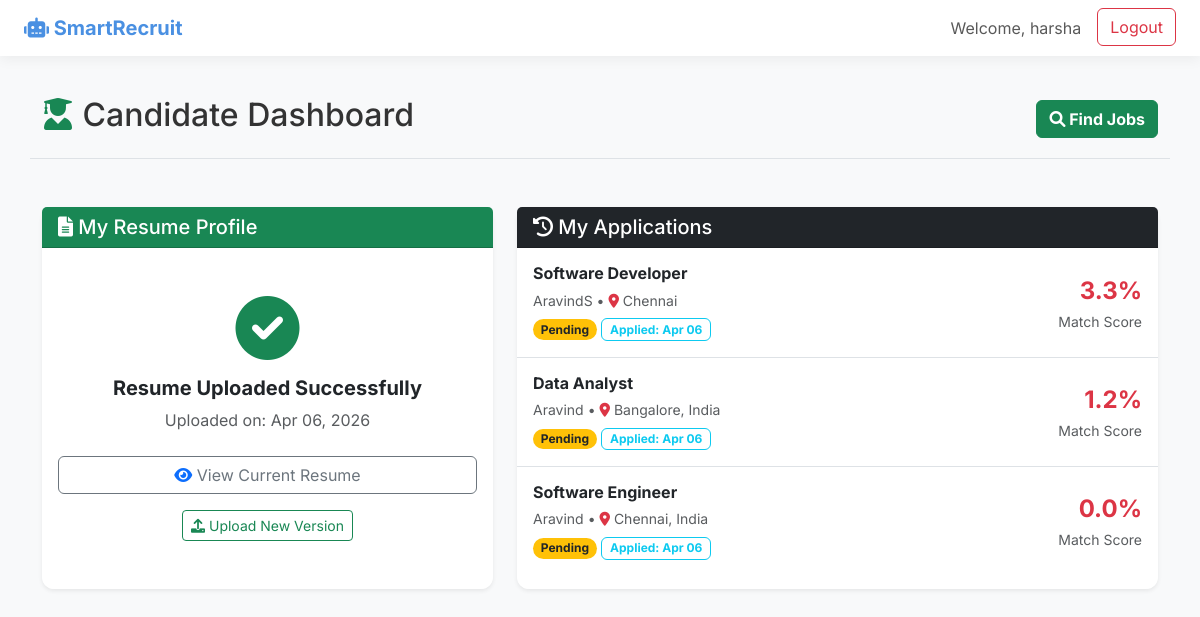
The page /resumes/dashboard/ (signed in) on the database its author committed.
### accounts/models.py (models this page shows, shortened)
class User(AbstractUser):
    is_recruiter = models.BooleanField(default=False)
    is_candidate = models.BooleanField(default=False)

### resumes/models.py (models this page shows, shortened)
class Resume(models.Model):
    candidate = models.ForeignKey(settings.AUTH_USER_MODEL, on_delete=models.CASCADE, related_name='resumes')
    file = models.FileField(upload_to='resumes/')
    extracted_text = models.TextField(blank=True, null=True)
    uploaded_at = models.DateTimeField(auto_now_add=True)

class JobApplication(models.Model):
    STATUS_CHOICES = [
        ('Pending', 'Pending'),
        ('Shortlisted', 'Shortlisted'),
        ('Rejected', 'Rejected'),
    ]
    candidate = models.ForeignKey(settings.AUTH_USER_MODEL, on_delete=models.CASCADE, related_name='applications')
    job = models.ForeignKey(JobPost, on_delete=models.CASCADE, related_name='applications')
    resume = models.ForeignKey(Resume, on_delete=models.CASCADE)
    match_score = models.FloatField(default=0.0)
    status = models.CharField(max_length=20, choices=STATUS_CHOICES, default='Pending')
    applied_at = models.DateTimeField(auto_now_add=True)

### jobs/models.py (models this page shows, shortened)
class JobPost(models.Model):
    recruiter = models.ForeignKey(settings.AUTH_USER_MODEL, on_delete=models.CASCADE, related_name='job_posts')
    title = models.CharField(max_length=200)
    description = models.TextField()
    required_skills = models.TextField(help_text="Comma separated skills (e.g., Python, Django, Machine Learning)")
    location = models.CharField(max_length=100, blank=True, null=True)
    created_at = models.DateTimeField(auto_now_add=True)

### resumes/views.py (the view)
# urls.py: path('dashboard/', views.candidate_dashboard, name='candidate_dashboard'),
@login_required
def candidate_dashboard(request):
    if not request.user.is_candidate:
        return redirect('dashboard')
    resume = request.user.resumes.last()
    applications = request.user.applications.all()
    return render(request, 'resumes/candidate_dashboard.html', {
        'resume': resume,
        'applications': applications
    })

### templates/resumes/candidate_dashboard.html (shortened to what this page needs)
{% extends 'base.html' %}
{% block content %}
<div class="row mb-5">
    <div class="col-12 border-bottom pb-3 d-flex justify-content-between align-items-center">
        <h2><i class="fas fa-user-graduate text-success"></i> Candidate Dashboard</h2>
        <a href="{% url 'resumes:browse_jobs' %}" class="btn btn-success fw-bold"><i class="fas fa-search"></i> Find Jobs</a>
    </div>
</div>
<div class="row g-4">
    <div class="col-md-5">
        <div class="card glass-card shadow-sm border-0 h-100">
            <div class="card-header bg-success text-white">
                <h5 class="card-title mb-0"><i class="fas fa-file-alt"></i> My Resume Profile</h5>
            </div>
            <div class="card-body text-center d-flex flex-column align-items-center justify-content-center py-5">
                {% if resume %}
                    <i class="fas fa-check-circle fa-4x text-success mb-3"></i>
                    <h5 class="fw-bold">Resume Uploaded Successfully</h5>
                    <p class="text-muted">Uploaded on: {{ resume.uploaded_at|date:"M d, Y" }}</p>
                    {% if resume.file %}
                    <a href="{{ resume.file.url }}" target="_blank" class="btn btn-outline-secondary mt-2 w-100"><i class="fas fa-eye text-primary"></i> View Current Resume</a>
                    {% endif %}
                    <a href="{% url 'resumes:upload_resume' %}" class="btn btn-sm btn-outline-success mt-3"><i class="fas fa-upload"></i> Upload New Version</a>
                {% endif %}
            </div>
        </div>
    </div>
    <div class="col-md-7">
        <div class="card glass-card shadow-sm border-0 h-100">
            <div class="card-header bg-dark text-white">
                <h5 class="card-title mb-0"><i class="fas fa-history"></i> My Applications</h5>
            </div>
            <div class="card-body p-0">
                <ul class="list-group list-group-flush">
                    {% for app in applications %}
                    <li class="list-group-item p-3 d-flex justify-content-between align-items-center transition-hover">
                        <div>
                            <h6 class="mb-1 fw-bold">{{ app.job.title }}</h6>
                            <small class="text-muted">{{ app.job.recruiter.username }} • <i class="fas fa-map-marker-alt text-danger"></i> {{ app.job.location }}</small>
                            <div class="mt-1">
                                <span class="badge rounded-pill {% if app.status == 'Shortlisted' %}bg-success{% elif app.status == 'Pending' %}bg-warning text-dark{% else %}bg-danger{% endif %}">{{ app.status }}</span>
                                <span class="badge border border-info text-info bg-transparent">Applied: {{ app.applied_at|date:"M d" }}</span>
                            </div>
                        </div>
                        <div class="text-end">
                            <span class="fs-4 fw-bold {% if app.match_score >= 70 %}text-success{% elif app.match_score >= 40 %}text-warning{% else %}text-danger{% endif %}">{{ app.match_score|floatformat:1 }}%</span>
                            <br><small class="text-muted">Match Score</small>
                        </div>
                    </li>
                    {% endfor %}
                </ul>
            </div>
        </div>
    </div>
</div>
{% endblock %}

### templates/base.html (shortened to what this page needs)
<!DOCTYPE html>
<html lang="en">
<head>
    <link href="https://cdn.jsdelivr.net/npm/bootstrap@5.3.0/dist/css/bootstrap.min.css" rel="stylesheet">
    <link rel="stylesheet" href="https://cdnjs.cloudflare.com/ajax/libs/font-awesome/6.0.0/css/all.min.css">
</head>
<body>
    <nav class="navbar navbar-expand-lg">
        <div class="container-fluid px-4">
            <a class="navbar-brand" href="{% url 'home' %}"><i class="fas fa-robot"></i> SmartRecruit</a>
            <div class="collapse navbar-collapse justify-content-end" id="navbarNav">
                <ul class="navbar-nav">
                    {% if user.is_authenticated %}
                        <li class="nav-item">
                            <span class="nav-link">Welcome, {{ user.username }}</span>
                        </li>
                        <li class="nav-item">
                            <form method="post" action="{% url 'logout' %}" class="d-inline">
                                <button type="submit" class="btn btn-outline-danger ms-2">Logout</button>
                            </form>
                        </li>
                    {% endif %}
                </ul>
            </div>
        </div>
    </nav>
    <div class="container container-content">
        {% block content %}{% endblock %}
    </div>
</body>
</html>

### templates/base.html (style rules this page uses)
body { font-family: 'Inter', sans-serif; background-color: #f8f9fa; color: #333; }
.navbar-brand { font-weight: 700; color: #4a90e2 !important; }
.navbar { background-color: #fff; box-shadow: 0 4px 12px rgba(0,0,0,0.05); }
.glass-card { background: rgba(255, 255, 255, 0.9); box-shadow: 0 8px 32px 0 rgba(31, 38, 135, 0.05); backdrop-filter: blur(4px); -webkit-backdrop-filter: blur(4px); border-radius: 12px; border: 1px solid rgba(255, 255, 255, 0.18); }
.container { margin-top: 40px; margin-bottom: 40px; }

### rows shown on the page
User: username "harsha"
Resume: uploaded_at "Apr 06, 2026"
JobApplication: job "Software Developer", job.recruiter.username "AravindS", job.location "Chennai", status "Pending", applied_at "Apr 06", match_score "3.3"
JobApplication: job "Data Analyst", job.recruiter.username "Aravind", job.location "Bangalore, India", status "Pending", applied_at "Apr 06", match_score "1.2"
JobApplication: job "Software Engineer", job.recruiter.username "Aravind", job.location "Chennai, India", status "Pending", applied_at "Apr 06", match_score "0.0"
